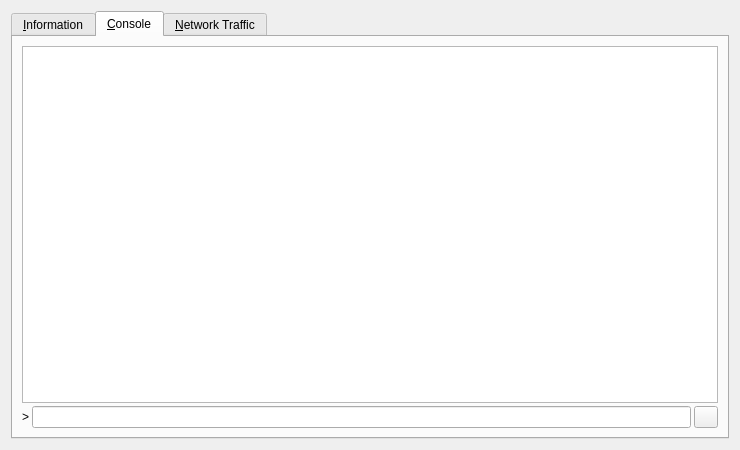
<?xml version="1.0" encoding="UTF-8"?>
<ui version="4.0">
 <class>RPCConsole</class>
 <widget class="QDialog" name="RPCConsole">
  <property name="windowModality">
   <enum>Qt::ApplicationModal</enum>
  </property>
  <property name="geometry">
   <rect>
    <x>0</x>
    <y>0</y>
    <width>740</width>
    <height>450</height>
   </rect>
  </property>
  <property name="windowTitle">
   <string>Xoat - Debug window</string>
  </property>
  <layout class="QVBoxLayout" name="verticalLayout_2">
   <item>
    <widget class="QTabWidget" name="tabWidget">
     <property name="currentIndex">
      <number>1</number>
     </property>
     <widget class="QWidget" name="tab_info">
      <attribute name="title">
       <string>&amp;Information</string>
      </attribute>
      <layout class="QGridLayout" name="gridLayout" columnstretch="0,1">
       <property name="horizontalSpacing">
        <number>12</number>
       </property>
       <item row="0" column="0">
        <widget class="QLabel" name="label_9">
         <property name="font">
          <font>
           <weight>75</weight>
           <bold>true</bold>
          </font>
         </property>
         <property name="text">
          <string>Xoat Core</string>
         </property>
        </widget>
       </item>
       <item row="1" column="0">
        <widget class="QLabel" name="label_5">
         <property name="text">
          <string>Client name</string>
         </property>
        </widget>
       </item>
       <item row="1" column="1">
        <widget class="QLabel" name="clientName">
         <property name="cursor">
          <cursorShape>IBeamCursor</cursorShape>
         </property>
         <property name="text">
          <string>N/A</string>
         </property>
         <property name="textFormat">
          <enum>Qt::PlainText</enum>
         </property>
         <property name="textInteractionFlags">
          <set>Qt::LinksAccessibleByMouse|Qt::TextSelectableByKeyboard|Qt::TextSelectableByMouse</set>
         </property>
        </widget>
       </item>
       <item row="2" column="0">
        <widget class="QLabel" name="label_6">
         <property name="text">
          <string>Client version</string>
         </property>
        </widget>
       </item>
       <item row="2" column="1">
        <widget class="QLabel" name="clientVersion">
         <property name="cursor">
          <cursorShape>IBeamCursor</cursorShape>
         </property>
         <property name="text">
          <string>N/A</string>
         </property>
         <property name="textFormat">
          <enum>Qt::PlainText</enum>
         </property>
         <property name="textInteractionFlags">
          <set>Qt::LinksAccessibleByMouse|Qt::TextSelectableByKeyboard|Qt::TextSelectableByMouse</set>
         </property>
        </widget>
       </item>
       <item row="3" column="0">
        <widget class="QLabel" name="label_14">
         <property name="text">
          <string>Using OpenSSL version</string>
         </property>
         <property name="indent">
          <number>10</number>
         </property>
        </widget>
       </item>
       <item row="3" column="1">
        <widget class="QLabel" name="openSSLVersion">
         <property name="cursor">
          <cursorShape>IBeamCursor</cursorShape>
         </property>
         <property name="text">
          <string>N/A</string>
         </property>
         <property name="textFormat">
          <enum>Qt::PlainText</enum>
         </property>
         <property name="textInteractionFlags">
          <set>Qt::LinksAccessibleByMouse|Qt::TextSelectableByKeyboard|Qt::TextSelectableByMouse</set>
         </property>
        </widget>
       </item>
       <item row="4" column="0">
        <widget class="QLabel" name="label_12">
         <property name="text">
          <string>Build date</string>
         </property>
        </widget>
       </item>
       <item row="4" column="1">
        <widget class="QLabel" name="buildDate">
         <property name="cursor">
          <cursorShape>IBeamCursor</cursorShape>
         </property>
         <property name="text">
          <string>N/A</string>
         </property>
         <property name="textFormat">
          <enum>Qt::PlainText</enum>
         </property>
         <property name="textInteractionFlags">
          <set>Qt::LinksAccessibleByMouse|Qt::TextSelectableByKeyboard|Qt::TextSelectableByMouse</set>
         </property>
        </widget>
       </item>
       <item row="5" column="0">
        <widget class="QLabel" name="label_13">
         <property name="text">
          <string>Startup time</string>
         </property>
        </widget>
       </item>
       <item row="5" column="1">
        <widget class="QLabel" name="startupTime">
         <property name="cursor">
          <cursorShape>IBeamCursor</cursorShape>
         </property>
         <property name="text">
          <string>N/A</string>
         </property>
         <property name="textFormat">
          <enum>Qt::PlainText</enum>
         </property>
         <property name="textInteractionFlags">
          <set>Qt::LinksAccessibleByMouse|Qt::TextSelectableByKeyboard|Qt::TextSelectableByMouse</set>
         </property>
        </widget>
       </item>
       <item row="6" column="0">
        <widget class="QLabel" name="label_11">
         <property name="font">
          <font>
           <weight>75</weight>
           <bold>true</bold>
          </font>
         </property>
         <property name="text">
          <string>Network</string>
         </property>
        </widget>
       </item>
       <item row="7" column="0">
        <widget class="QLabel" name="label_7">
         <property name="text">
          <string>Number of connections</string>
         </property>
        </widget>
       </item>
       <item row="7" column="1">
        <widget class="QLabel" name="numberOfConnections">
         <property name="cursor">
          <cursorShape>IBeamCursor</cursorShape>
         </property>
         <property name="text">
          <string>N/A</string>
         </property>
         <property name="textFormat">
          <enum>Qt::PlainText</enum>
         </property>
         <property name="textInteractionFlags">
          <set>Qt::LinksAccessibleByMouse|Qt::TextSelectableByKeyboard|Qt::TextSelectableByMouse</set>
         </property>
        </widget>
       </item>
       <item row="8" column="0">
        <widget class="QLabel" name="label_8">
         <property name="text">
          <string>On testnet</string>
         </property>
        </widget>
       </item>
       <item row="8" column="1">
        <widget class="QCheckBox" name="isTestNet">
         <property name="enabled">
          <bool>false</bool>
         </property>
         <property name="text">
          <string/>
         </property>
        </widget>
       </item>
       <item row="9" column="0">
        <widget class="QLabel" name="label_10">
         <property name="font">
          <font>
           <weight>75</weight>
           <bold>true</bold>
          </font>
         </property>
         <property name="text">
          <string>Block chain</string>
         </property>
        </widget>
       </item>
       <item row="10" column="0">
        <widget class="QLabel" name="label_3">
         <property name="text">
          <string>Current number of blocks</string>
         </property>
        </widget>
       </item>
       <item row="10" column="1">
        <widget class="QLabel" name="numberOfBlocks">
         <property name="cursor">
          <cursorShape>IBeamCursor</cursorShape>
         </property>
         <property name="text">
          <string>N/A</string>
         </property>
         <property name="textFormat">
          <enum>Qt::PlainText</enum>
         </property>
         <property name="textInteractionFlags">
          <set>Qt::LinksAccessibleByMouse|Qt::TextSelectableByKeyboard|Qt::TextSelectableByMouse</set>
         </property>
        </widget>
       </item>
       <item row="11" column="0">
        <widget class="QLabel" name="label_2">
         <property name="text">
          <string>Last block time</string>
         </property>
        </widget>
       </item>
       <item row="11" column="1">
        <widget class="QLabel" name="lastBlockTime">
         <property name="cursor">
          <cursorShape>IBeamCursor</cursorShape>
         </property>
         <property name="text">
          <string>N/A</string>
         </property>
         <property name="textFormat">
          <enum>Qt::PlainText</enum>
         </property>
         <property name="textInteractionFlags">
          <set>Qt::LinksAccessibleByMouse|Qt::TextSelectableByKeyboard|Qt::TextSelectableByMouse</set>
         </property>
        </widget>
       </item>
       <item row="12" column="0">
        <spacer name="verticalSpacer_2">
         <property name="orientation">
          <enum>Qt::Vertical</enum>
         </property>
         <property name="sizeHint" stdset="0">
          <size>
           <width>20</width>
           <height>20</height>
          </size>
         </property>
        </spacer>
       </item>
       <item row="13" column="0">
        <widget class="QLabel" name="labelDebugLogfile">
         <property name="font">
          <font>
           <weight>75</weight>
           <bold>true</bold>
          </font>
         </property>
         <property name="text">
          <string>Debug log file</string>
         </property>
        </widget>
       </item>
       <item row="14" column="0">
        <widget class="QPushButton" name="openDebugLogfileButton">
         <property name="toolTip">
          <string>Open the Xoat debug log file from the current data directory. This can take a few seconds for large log files.</string>
         </property>
         <property name="text">
          <string>&amp;Open</string>
         </property>
         <property name="autoDefault">
          <bool>false</bool>
         </property>
        </widget>
       </item>
       <item row="15" column="0">
        <widget class="QLabel" name="labelCLOptions">
         <property name="font">
          <font>
           <weight>75</weight>
           <bold>true</bold>
          </font>
         </property>
         <property name="text">
          <string>Command-line options</string>
         </property>
        </widget>
       </item>
       <item row="16" column="0">
        <widget class="QPushButton" name="showCLOptionsButton">
         <property name="toolTip">
          <string>Show the Xoat help message to get a list with possible Xoat command-line options.</string>
         </property>
         <property name="text">
          <string>&amp;Show</string>
         </property>
         <property name="autoDefault">
          <bool>false</bool>
         </property>
        </widget>
       </item>
       <item row="17" column="0">
        <spacer name="verticalSpacer">
         <property name="orientation">
          <enum>Qt::Vertical</enum>
         </property>
         <property name="sizeHint" stdset="0">
          <size>
           <width>20</width>
           <height>40</height>
          </size>
         </property>
        </spacer>
       </item>
      </layout>
     </widget>
     <widget class="QWidget" name="tab_console">
      <attribute name="title">
       <string>&amp;Console</string>
      </attribute>
      <layout class="QVBoxLayout" name="verticalLayout_3">
       <property name="spacing">
        <number>3</number>
       </property>
       <item>
        <widget class="QTextEdit" name="messagesWidget">
         <property name="minimumSize">
          <size>
           <width>0</width>
           <height>100</height>
          </size>
         </property>
         <property name="readOnly">
          <bool>true</bool>
         </property>
         <property name="tabKeyNavigation" stdset="0">
          <bool>false</bool>
         </property>
         <property name="columnCount" stdset="0">
          <number>2</number>
         </property>
        </widget>
       </item>
       <item>
        <layout class="QHBoxLayout" name="horizontalLayout">
         <property name="spacing">
          <number>3</number>
         </property>
         <item>
          <widget class="QLabel" name="label">
           <property name="text">
            <string notr="true">&gt;</string>
           </property>
          </widget>
         </item>
         <item>
          <widget class="QLineEdit" name="lineEdit"/>
         </item>
         <item>
          <widget class="QPushButton" name="clearButton">
           <property name="maximumSize">
            <size>
             <width>24</width>
             <height>24</height>
            </size>
           </property>
           <property name="toolTip">
            <string>Clear console</string>
           </property>
           <property name="text">
            <string/>
           </property>
           <property name="icon">
            <iconset resource="../bitcoin.qrc">
             <normaloff>:/icons/remove</normaloff>:/icons/remove</iconset>
           </property>
           <property name="shortcut">
            <string notr="true">Ctrl+L</string>
           </property>
           <property name="autoDefault">
            <bool>false</bool>
           </property>
          </widget>
         </item>
        </layout>
       </item>
      </layout>
     </widget>
     <widget class="QWidget" name="tab">
      <attribute name="title">
       <string>&amp;Network Traffic</string>
      </attribute>
      <layout class="QHBoxLayout" name="horizontalLayout_3">
       <item>
        <layout class="QVBoxLayout" name="verticalLayout_4">
         <item>
          <widget class="TrafficGraphWidget" name="trafficGraph" native="true">
           <property name="sizePolicy">
            <sizepolicy hsizetype="Expanding" vsizetype="Expanding">
             <horstretch>0</horstretch>
             <verstretch>0</verstretch>
            </sizepolicy>
           </property>
          </widget>
         </item>
         <item>
          <layout class="QHBoxLayout" name="horizontalLayout_2">
           <item>
            <widget class="QSlider" name="sldGraphRange">
             <property name="minimum">
              <number>1</number>
             </property>
             <property name="maximum">
              <number>288</number>
             </property>
             <property name="pageStep">
              <number>12</number>
             </property>
             <property name="value">
              <number>6</number>
             </property>
             <property name="orientation">
              <enum>Qt::Horizontal</enum>
             </property>
            </widget>
           </item>
           <item>
            <widget class="QLabel" name="lblGraphRange">
             <property name="minimumSize">
              <size>
               <width>100</width>
               <height>0</height>
              </size>
             </property>
             <property name="alignment">
              <set>Qt::AlignCenter</set>
             </property>
            </widget>
           </item>
           <item>
            <widget class="QPushButton" name="btnClearTrafficGraph">
             <property name="text">
              <string>&amp;Clear</string>
             </property>
            </widget>
           </item>
          </layout>
         </item>
        </layout>
       </item>
       <item>
        <layout class="QVBoxLayout" name="verticalLayout">
         <item>
          <widget class="QGroupBox" name="groupBox">
           <property name="title">
            <string>Totals</string>
           </property>
           <layout class="QVBoxLayout" name="verticalLayout_5">
            <item>
             <layout class="QHBoxLayout" name="horizontalLayout_4">
              <item>
               <widget class="Line" name="line">
                <property name="sizePolicy">
                 <sizepolicy hsizetype="Fixed" vsizetype="Fixed">
                  <horstretch>0</horstretch>
                  <verstretch>0</verstretch>
                 </sizepolicy>
                </property>
                <property name="minimumSize">
                 <size>
                  <width>10</width>
                  <height>0</height>
                 </size>
                </property>
                <property name="palette">
                 <palette>
                  <active>
                   <colorrole role="Light">
                    <brush brushstyle="SolidPattern">
                     <color alpha="255">
                      <red>0</red>
                      <green>255</green>
                      <blue>0</blue>
                     </color>
                    </brush>
                   </colorrole>
                  </active>
                  <inactive>
                   <colorrole role="Light">
                    <brush brushstyle="SolidPattern">
                     <color alpha="255">
                      <red>0</red>
                      <green>255</green>
                      <blue>0</blue>
                     </color>
                    </brush>
                   </colorrole>
                  </inactive>
                  <disabled>
                   <colorrole role="Light">
                    <brush brushstyle="SolidPattern">
                     <color alpha="255">
                      <red>0</red>
                      <green>255</green>
                      <blue>0</blue>
                     </color>
                    </brush>
                   </colorrole>
                  </disabled>
                 </palette>
                </property>
                <property name="orientation">
                 <enum>Qt::Horizontal</enum>
                </property>
               </widget>
              </item>
              <item>
               <widget class="QLabel" name="label_16">
                <property name="text">
                 <string>In:</string>
                </property>
               </widget>
              </item>
              <item>
               <widget class="QLabel" name="lblBytesIn">
                <property name="minimumSize">
                 <size>
                  <width>50</width>
                  <height>0</height>
                 </size>
                </property>
                <property name="alignment">
                 <set>Qt::AlignRight|Qt::AlignTrailing|Qt::AlignVCenter</set>
                </property>
               </widget>
              </item>
             </layout>
            </item>
            <item>
             <layout class="QHBoxLayout" name="horizontalLayout_5">
              <item>
               <widget class="Line" name="line_2">
                <property name="sizePolicy">
                 <sizepolicy hsizetype="Fixed" vsizetype="Fixed">
                  <horstretch>0</horstretch>
                  <verstretch>0</verstretch>
                 </sizepolicy>
                </property>
                <property name="minimumSize">
                 <size>
                  <width>10</width>
                  <height>0</height>
                 </size>
                </property>
                <property name="palette">
                 <palette>
                  <active>
                   <colorrole role="Light">
                    <brush brushstyle="SolidPattern">
                     <color alpha="255">
                      <red>255</red>
                      <green>0</green>
                      <blue>0</blue>
                     </color>
                    </brush>
                   </colorrole>
                  </active>
                  <inactive>
                   <colorrole role="Light">
                    <brush brushstyle="SolidPattern">
                     <color alpha="255">
                      <red>255</red>
                      <green>0</green>
                      <blue>0</blue>
                     </color>
                    </brush>
                   </colorrole>
                  </inactive>
                  <disabled>
                   <colorrole role="Light">
                    <brush brushstyle="SolidPattern">
                     <color alpha="255">
                      <red>255</red>
                      <green>0</green>
                      <blue>0</blue>
                     </color>
                    </brush>
                   </colorrole>
                  </disabled>
                 </palette>
                </property>
                <property name="orientation">
                 <enum>Qt::Horizontal</enum>
                </property>
               </widget>
              </item>
              <item>
               <widget class="QLabel" name="label_17">
                <property name="text">
                 <string>Out:</string>
                </property>
               </widget>
              </item>
              <item>
               <widget class="QLabel" name="lblBytesOut">
                <property name="minimumSize">
                 <size>
                  <width>50</width>
                  <height>0</height>
                 </size>
                </property>
                <property name="alignment">
                 <set>Qt::AlignRight|Qt::AlignTrailing|Qt::AlignVCenter</set>
                </property>
               </widget>
              </item>
             </layout>
            </item>
            <item>
             <spacer name="verticalSpacer_4">
              <property name="orientation">
               <enum>Qt::Vertical</enum>
              </property>
              <property name="sizeHint" stdset="0">
               <size>
                <width>20</width>
                <height>407</height>
               </size>
              </property>
             </spacer>
            </item>
           </layout>
          </widget>
         </item>
        </layout>
       </item>
      </layout>
     </widget>
    </widget>
   </item>
  </layout>
 </widget>
 <customwidgets>
  <customwidget>
   <class>TrafficGraphWidget</class>
   <extends>QWidget</extends>
   <header>trafficgraphwidget.h</header>
   <container>1</container>
   <slots>
    <slot>clear()</slot>
   </slots>
  </customwidget>
 </customwidgets>
 <resources>
  <include location="../bitcoin.qrc"/>
 </resources>
 <connections/>
</ui>
